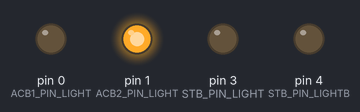
Simulated run of this sketch. Board: Arduino Uno, built with avr-gcc and run on an emulated ATmega328P. Parts: output pins drawn as LEDs (lit = HIGH).

Above: at 0.2 s.
At 2.02 s:
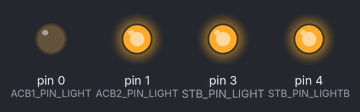
At 3.3 s:
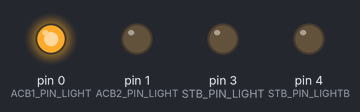
Timing chart, 0 to 5.9 s (numbered marks = the images above):
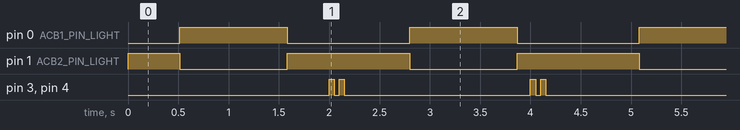

The sketch:

Aircraft_lights_Becon_Strobe.ino
```cpp
// Strobe settings
#define STB_PIN_LIGHT 3 // Pin number for strobe light output
#define STB_PIN_LIGHTB 4 // Pin number for strobe light output
#define STB_BLINK_INTERVAL 2000000 // Blink interval for strobe light in microseconds

// Anti-collision beacon settings
#define ACB1_PIN_LIGHT 0 // Pin number for anti-collision beacon 1
#define ACB2_PIN_LIGHT 1 // Pin number for anti-collision beacon 2
#define ACB_FADE_MIN 0 // Minimum fade level for beacon (0-255)
#define ACB_FADE_MAX 255 // Maximum fade level for beacon (0-255)
#define ACB_FADE_INTERVAL 4000 // Fade step interval, in microseconds (lower numbers = faster fade)

unsigned long lastFadeTime = 0;
unsigned long lastStrobeTime = 0;
int currentFade = ACB_FADE_MIN;
int fadeDirection = 1;

void setup()
{
  // Declare output pins
  pinMode(STB_PIN_LIGHT, OUTPUT);
  pinMode(STB_PIN_LIGHTB, OUTPUT);
  pinMode(ACB1_PIN_LIGHT, OUTPUT);
  pinMode(ACB2_PIN_LIGHT, OUTPUT);


}

void loop()
{
  unsigned long currentTime = micros();
  // Check if it's time to fade the anti-collision lights
  if ((currentTime - lastFadeTime) > ACB_FADE_INTERVAL) {
    doFade();
    lastFadeTime = currentTime;
  }

  // Check if it's time to blink the strobes
  if ((currentTime - lastStrobeTime) > STB_BLINK_INTERVAL) {
    doStrobe();
    lastStrobeTime = currentTime;
  }
}

// Fade anti-collision LEDs
void doFade()
{
  currentFade += fadeDirection;
  if (currentFade == ACB_FADE_MAX || currentFade == ACB_FADE_MIN) {
    // If we hit the fade limit, flash the high beacon, and flip the fade direction
    if (fadeDirection == 1) {
      analogWrite(ACB1_PIN_LIGHT, 255);

    } else {
      analogWrite(ACB2_PIN_LIGHT, 255);
    }
    delay(50);
    fadeDirection *= -1;
  }

  analogWrite(ACB1_PIN_LIGHT, currentFade);
  analogWrite(ACB2_PIN_LIGHT, ACB_FADE_MAX - currentFade + ACB_FADE_MIN);
}

// Strobe double-blink
void doStrobe()
{
  digitalWrite(STB_PIN_LIGHT, HIGH);
  digitalWrite(STB_PIN_LIGHTB, HIGH);
  delay(50);
  digitalWrite(STB_PIN_LIGHT, LOW);
  digitalWrite(STB_PIN_LIGHTB, LOW);
  delay(50);
  digitalWrite(STB_PIN_LIGHT, HIGH);
  digitalWrite(STB_PIN_LIGHTB, HIGH);
  delay(50);
  digitalWrite(STB_PIN_LIGHT, LOW);
  digitalWrite(STB_PIN_LIGHTB, LOW);
}
```

Measured:
- by itself, pin 0 (ACB1_PIN_LIGHT): alternates HIGH for 1.2 s and LOW for 1.2 s
- by itself, pin 1 (ACB2_PIN_LIGHT): moves between LOW and HIGH, repeating every 4.6 s
- by itself, pin 3 (STB_PIN_LIGHT), pin 4 (STB_PIN_LIGHTB): repeats every 2.0 s: LOW 0.05 s, HIGH 0.05 s, LOW 1.8 s, HIGH 0.05 s
